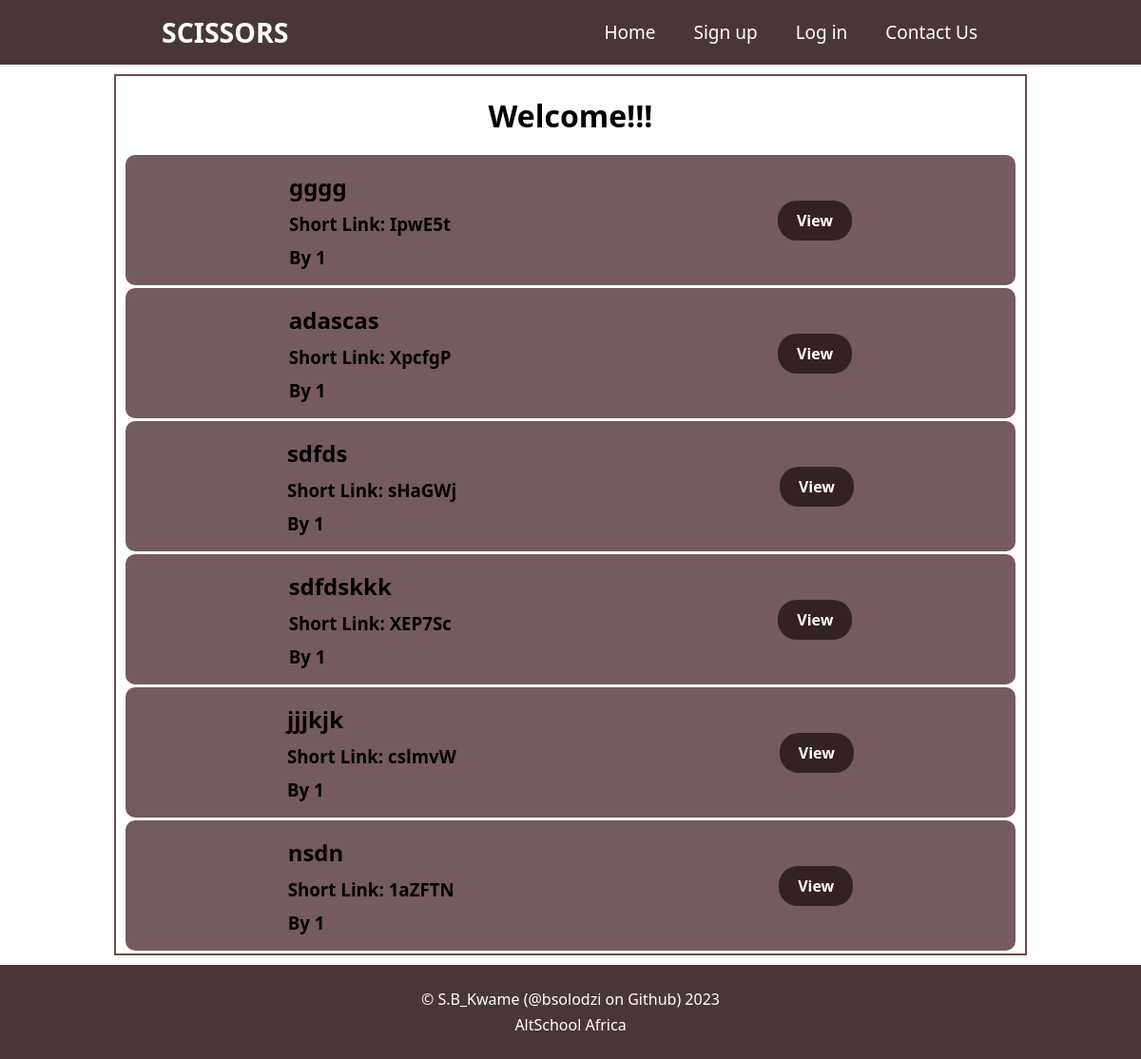
Before: / with the older database file.
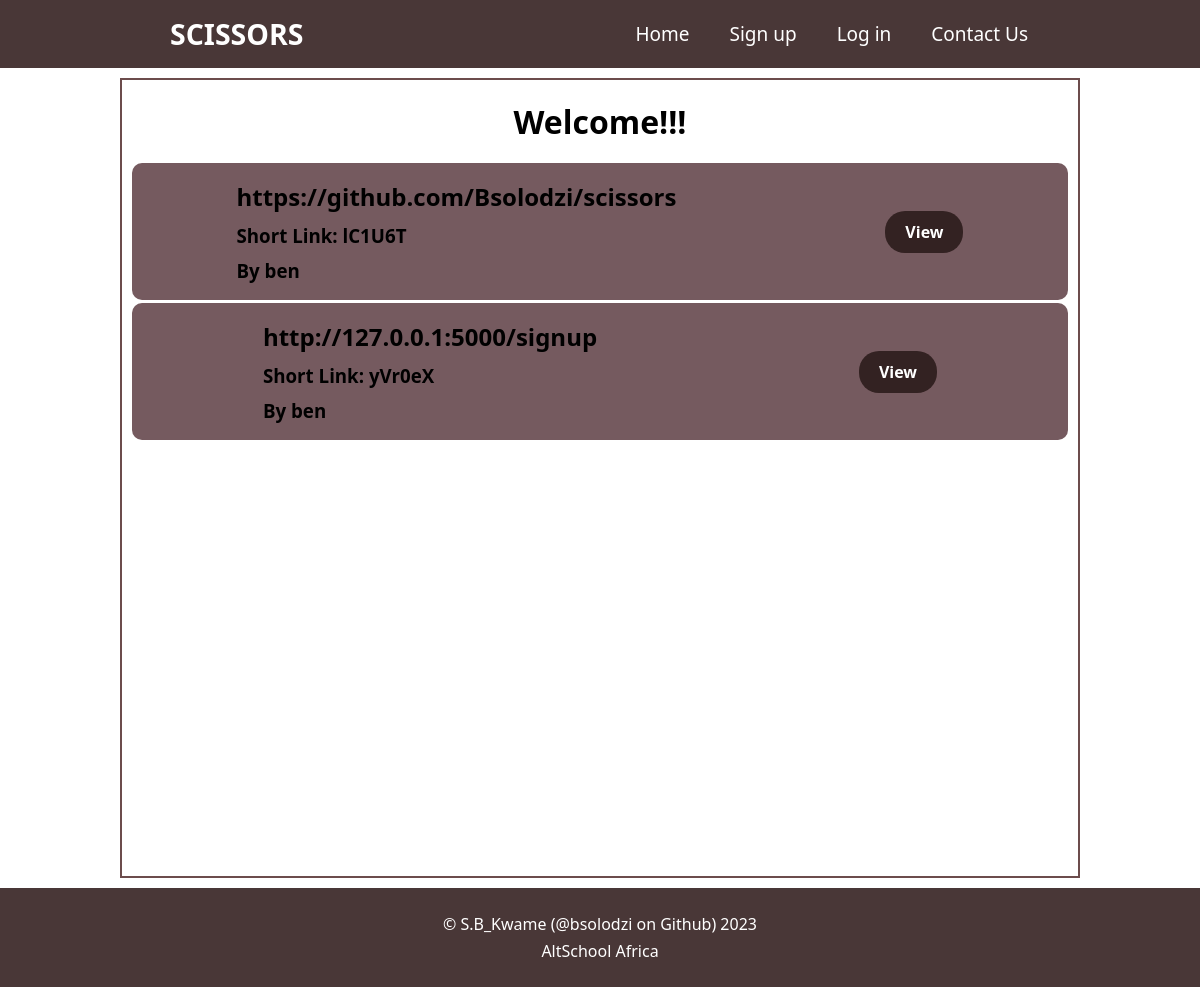
After: the same page with the newer database file.
### app.py (models this page shows)
class Link (db.Model):
    __tablename__ = "links"
    id = db.Column(db.Integer(), primary_key=True)
    long_link = db.Column(db.String(), nullable=False)
    short_link = db.Column(db.String())
    user = db.Column(db.Integer(), db.ForeignKey('users.username'))

### app.py (the view)
@app.route("/")
def index():
    links = Link.query.all()
    context = {
        'links': links,
    }
    return render_template ("index.html", **context)

### templates/index.html (shortened to what this page needs)
{% extends 'base.html' %}
{% block content %}
<h1 class="headings">Welcome!!!</h1>
{% for link in links %}
  <div class= "blogs">
    <article class = "index-article">
      <div class="form-group">
        <div>
          <h2> {{link.long_link}} </h2>
        </div>
        <div>
          <h3> Short Link: {{link.short_link}} </h3>
        </div>
        <div>
          <h3> By {{link.user}} </h3>
        </div>
      </div>
      <div >
        <a href="/view_blog/{{link.id}}/" class="mybtn"> View</a>
      </div>
    </article>
  </div>
{% endfor %}
{% endblock content %}

### templates/base.html (shortened to what this page needs)
<!DOCTYPE html>
<html lang="en">
<head>
    <link rel="stylesheet" href="{{url_for ('static',filename='css/main.css')}}">
</head>
<body>
    <header>
        <div class="logo">
            <a href="/"><h2>SCISSORS</h2></a>
        </div>
        <div class="nav-item">
            {% if current_user.is_authenticated %}
                <a href="{{url_for('index')}}">Home</a>
                <a href="{{url_for('profile')}}">Profile</a>
                <a href="{{url_for('logout')}}">Logout</a>
                <a href="{{url_for('contact')}}">Contact Us</a>
            {% else %}
                <a href="{{url_for('index')}}">Home</a>
                <a href="{{url_for('create_account')}}">Sign up</a>
                <a href="{{url_for('login')}}">Log in</a>
                <a href="{{url_for('contact')}}">Contact Us</a>
            {% endif %}
        </div>
    </header>
    <main class="container">
        {% block content %}
        {% endblock content %}
    </main>
    <footer>
        <p class="footer">
            <center>
                &copy; S.B_Kwame (@bsolodzi on Github)
            <p>AltSchool Africa</p>
            </center>
        </p>
    </footer>
</body>
</html>

### static/css/main.css (style rules this page uses)
* { font-family: system-ui, 'Segoe UI', 'Open Sans', 'Helvetica Neue', sans-serif; margin: auto; box-sizing: border-box; }
a { text-decoration: underline; margin: 0 3px; }
header { background-color: rgb(73, 55, 55); padding: 5px; color: white; display: flex; justify-content: space-between; }
header a { float: left; text-align: right; color: #000; text-decoration: wheat; font-size: 18px; font-size: 19px; padding: 5px 5px; border: 0; transition: all 1.2s; }
.logo a { color: white; }
.nav-item a { margin: 10px; color: white; padding: 5px 10px; }
main { min-height: 100vh; }
.form-group { padding: 12px 10px; }
.form-group div { display: flex; align-items: flex-start; }
.mybtn { padding: 10px 20px; background-color: rgb(51, 34, 34); border: none; color: white; font-weight: bold; border-radius: 20px; transition: all 1.5s; text-decoration: none; }
.container { margin:10px auto; width: 80%; border: 2px rgb(108, 76, 76) solid; }
footer { padding: 20px; background-color: rgb(73, 55, 55); color: white; }
.index-article { display: flex; text-align: left; margin: 3px 10px; background-color: rgb(117, 90, 95); border-radius: 10px; }
article a { margin: 20px; }
h1, h2, h3, p { margin: 5px 10px; text-align: center; }
.headings { text-align: center; margin: 20px; }

Changed rows visible on the page:
removed Link: long_link "gggg", short_link "IpwE5t", user "1"
removed Link: long_link "adascas", short_link "XpcfgP", user "1"
removed Link: long_link "sdfds", short_link "sHaGWj", user "1"
removed Link: long_link "sdfdskkk", short_link "XEP7Sc", user "1"
removed Link: long_link "jjjkjk", short_link "cslmvW", user "1"
removed Link: long_link "nsdn", short_link "1aZFTN", user "1"
added Link: long_link "https://github.com/Bsolodzi/scissors", short_link "lC1U6T", user "ben"
added Link: long_link "http://127.0.0.1:5000/signup", short_link "yVr0eX", user "ben"
